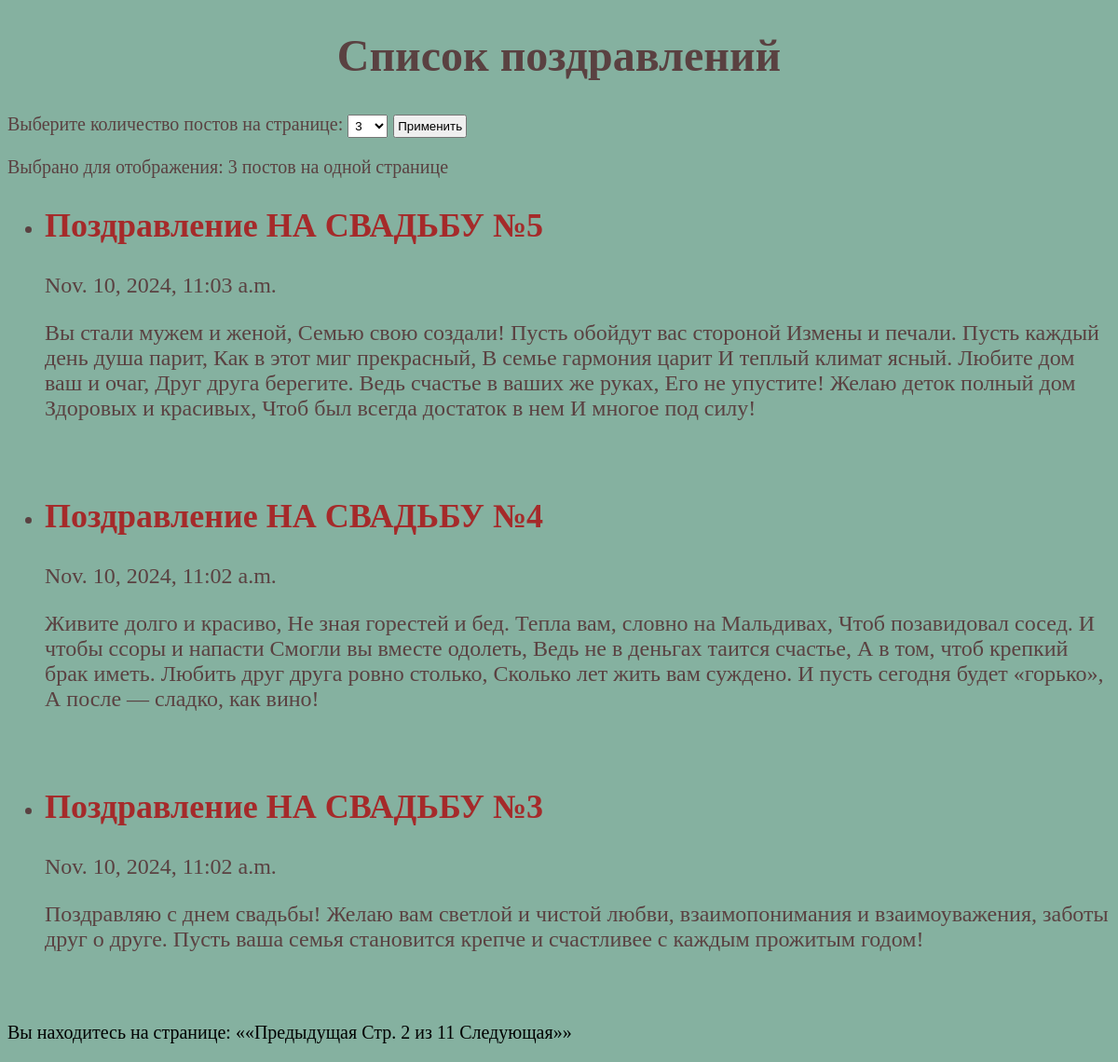
The app's page /?page=2&posts_per_page=3 with its own data.
### djangoApp5/models.py (models this page shows, shortened)
class Post(models.Model):
    title = models.CharField(max_length=50)
    content = models.TextField()
    created_at = models.DateTimeField(auto_now_add=True)    # дата и время заполнится автоматически

### djangoApp5/views.py (the view)
# urls.py: path('', output_posts_on_page),
def output_posts_on_page(request):
    posts = Post.objects.all().order_by('-created_at')    # получили все объекты в отсортированном порядке от последнего
    posts_per_page = request.GET.get('posts_per_page')    # количество постов на странице, переданное пользователем
    if not posts_per_page:
        posts_per_page = 3    # количество постов на странице по умолчанию
    paginator = Paginator(posts, posts_per_page)    # укажем количество объектов на странице
    page_number = request.GET.get('page')    # получаем текущую страницу(номер) пользователя
    try:
        page_posts = paginator.get_page(page_number)  # к объекту paginator применяем метод get_page с текущей страницей
    except PageNotAnInteger:
        page_posts = paginator.page(1)
    except EmptyPage:
        page_posts = paginator.page(paginator.num_pages)
    return render(request, 'output_posts_on_page.html',
                  {'page_posts': page_posts, 'posts_per_page': posts_per_page})

### templates/output_posts_on_page.html (shortened to what this page needs)
{% load static %}
<!DOCTYPE html>
<html lang="en">
<head>
    <link rel="stylesheet" type="text/css" href = '{% static "style.css" %}'>
</head>
<body>
    {% block content %}
        <h1 class="h1">Список поздравлений</h1>
        <form action="." method="get">
            <label style="font-size: 20px;">Выберите количество постов на странице: </label>
            <select name="posts_per_page" style="padding: 3px;">
                <option>3</option>
            </select>
            <button type="submit" style="padding: 3px;">Применить</button>
        </form>
        <p style="font-size: 20px;">Выбрано для отображения: {{ posts_per_page }} постов на одной странице</p>
        <ul>
            {% for post in page_posts %}
                <li>
                    <h2 class="h2">{{ post.title }}</h2>
                    <p>{{ post.created_at }}</p>
                    <p>{{ post.content }}</p>
                    <br>
                </li>
            {% empty %}
                <p>Нет постов.</p>
            {% endfor %}
        </ul>
        <div class="pagination">
            <p>
                Вы находитесь на странице:
                {% if page_posts.has_previous %}
                    <a href="?page={{ page_posts.previous_page_number }}&posts_per_page={{ posts_per_page }}" class="href-pag">
                        &laquo;&laquo;Предыдущая
                    </a>
                {% endif %}
                Стр. {{ page_posts.number }} из {{ page_posts.paginator.num_pages }}
                {% if page_posts.has_next %}
                    <a href="?page={{ page_posts.next_page_number }}&posts_per_page={{ posts_per_page }}" class="href-pag">
                        Следующая&raquo;&raquo;
                    </a>
                {% endif %}
            </p>
        </div>
    {% endblock %}
</body>
</html>

### static/style.css (style rules this page uses)
body { background-color: #85b1a0; color: #5a4141; font-size: 24px; }
h1 { text-align: center; }
h2 { color: brown; }
.pagination { font-size: 20px; color: black; }
.href-pag { font-size: 20px; color: black; text-decoration: none; }

### records on screen
Post: title "Поздравление НА СВАДЬБУ №5", created_at "Nov. 10, 2024, 11:03 a.m.", content "Вы стали мужем и женой, Семью свою создали! Пусть обойдут вас стороной Измены и печали. Пусть каждый день душа парит, Как в этот миг прекрасный, В семье гармония царит И теплый климат ясный. Любите дом ваш и очаг, Друг друга берегите. Ведь счастье в ваших же руках, Его не упустите! Желаю деток полный дом Здоровых и красивых, Чтоб был всегда достаток в нем И многое под силу!"
Post: title "Поздравление НА СВАДЬБУ №4", created_at "Nov. 10, 2024, 11:02 a.m.", content "Живите долго и красиво, Не зная горестей и бед. Тепла вам, словно на Мальдивах, Чтоб позавидовал сосед. И чтобы ссоры и напасти Смогли вы вместе одолеть, Ведь не в деньгах таится счастье, А в том, чтоб крепкий брак иметь. Любить друг друга ровно столько, Сколько лет жить вам суждено. И пусть сегодня будет «горько», А после — сладко, как вино!"
Post: title "Поздравление НА СВАДЬБУ №3", created_at "Nov. 10, 2024, 11:02 a.m.", content "Поздравляю с днем свадьбы! Желаю вам светлой и чистой любви, взаимопонимания и взаимоуважения, заботы друг о друге. Пусть ваша семья становится крепче и счастливее с каждым прожитым годом!"

### other values on screen
{{ posts_per_page }} "3"
{{ page_posts.number }} "2"
{{ page_posts.paginator.num_pages }} "11"
